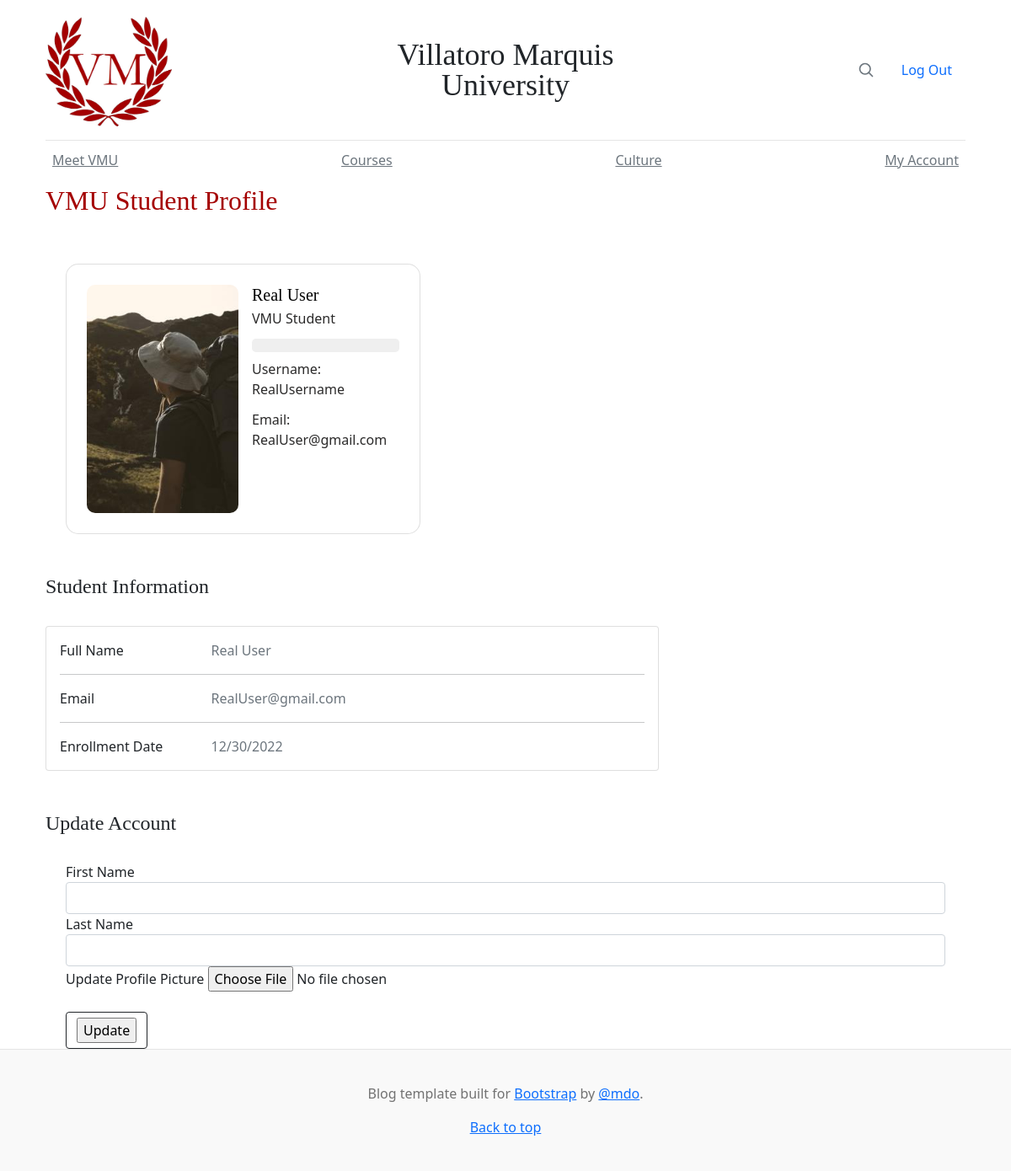
The app's page /studentaccount/ (signed in) with its own data.
### vmuniversity_flask/models.py (models this page shows, shortened)
class User(db.Model, UserMixin):
    id=db.Column(db.Integer, primary_key=True)
    username=db.Column(db.String(20), nullable=False)
    first_name=db.Column(db.String(20), nullable=True)
    last_name=db.Column(db.String(40), nullable=True)
    email=db.Column(db.String(120), unique=True, nullable=False)
    image_file=db.Column(db.String(20), nullable=False, default='default.jpg')
    password=db.Column(db.String(60), nullable=False)
    date_created=db.Column(db.DateTime, default=datetime.utcnow)
    enrolledCourses = db.relationship('Course', secondary = user_course, backref='enrolledStudents')

### vmuniversity_flask/VMUniversity.py (the view, shortened to what this page needs)
@app.route('/studentaccount/', methods =['GET', 'POST'])
def studentaccount():
    form=StudentUpdateForm()
    image_url = url_for('static', filename='profile_pics/'+current_user.image_file)
    return render_template('studentaccount.html', title='MyVMU | Profile ', legend='VMU Student Profile', form=form, image_url=image_url)

### vmuniversity_flask/forms.py
class StudentUpdateForm(FlaskForm):
    first_name = StringField(label='First Name', validators=[Length(min=0, max=40)])
    last_name = StringField(label='Last Name', validators=[Length(min=0, max=40)])
    image = FileField(label='Update Profile Picture', validators=[FileAllowed(['jpg', 'png'])])
    update= SubmitField(label='Update')

### vmuniversity_flask/models.py (called while the page is built)
@login_manager.user_loader
def load_user(user_id):
    return User.query.get(user_id)

### vmuniversity_flask/templates/studentaccount.html (shortened to what this page needs)
{% extends 'index.html' %}
{% block content %}
<h2>{{legend}}</h2>
<div>
<div>
  <div class="container py-5 h-100">
    <div class="row d-flex justify-content-left align-items-center h-100">
      <div class="col col-md-9 col-lg-7 col-xl-5">
        <div class="card" style="border-radius: 15px;">
          <div class="card-body p-4">
            <div class="d-flex text-black">
              <div class="flex-shrink-0">
                <img src="{{image_url}}"
                  alt="Generic placeholder image" class="img-fluid"
                  style="width: 180px; border-radius: 10px;">
              </div>
              <div class="flex-grow-1 ms-3">
                <h5 class="mb-1">{{ current_user.first_name }} {{ current_user.last_name }}</h5>
                <p class="mb-2 pb-1" style="color: #2b2a2a;">VMU Student</p>
                <div class="d-flex justify-content-start rounded-3 p-2 mb-2"
                  style="background-color: #efefef;">
              </div>
              <p class="mb-2 pb-1" style="color: #2b2a2a;">Username: {{current_user.username}}</p>
              <p class="mb-2 pb-1" style="color: #2b2a2a;">Email: {{current_user.email}}</p>
            </div>
          </div>
        </div>
      </div>
    </div>
  </div>
</div>
<h4> Student Information </h4><br>
<div class="col-lg-8">
  <div class="card mb-4">
    <div class="card-body">
      <div class="row">
        <div class="col-sm-3">
          <p class="mb-0">Full Name</p>
        </div>
        <div class="col-sm-9">
          <p class="text-muted mb-0">{{ current_user.first_name }} {{ current_user.last_name }}</p>
        </div>
      </div>
      <hr>
      <div class="row">
        <div class="col-sm-3">
          <p class="mb-0">Email</p>
        </div>
        <div class="col-sm-9">
          <p class="text-muted mb-0">{{ current_user.email }}</p>
        </div>
      </div>
      <hr>
      <div class="row">
        <div class="col-sm-3">
          <p class="mb-0">Enrollment Date</p>
        </div>
        <div class="col-sm-9">
          <p class="text-muted mb-0">{{ current_user.date_created.strftime("%m/%d/%Y") }}</p>
        </div>
      </div>
      </div>
    </div>
  </div>
<br><h4> Update Account </h4><br>
<div class="container">
  <form method="POST" action="" enctype="multipart/form-data">
<fieldset class="form-group">
  <div class="form-group">
    {{form.first_name.label(class="form-control-label")}}
    {%if form.first_name.errors%}
    {{form.first_name(class="form-control form control-lg is-invalid")}}
    {%for error in form.first_name.errors%}
    <span>{{error}}</span>
    {%endfor%}
    {%else%}
    {{form.first_name(class="form-control form control-lg")}}
    {%endif%}
  </div>
  <div class="form-group">
    {{form.last_name.label(class="form-control-label")}}
    {%if form.last_name.errors%}
    {{form.last_name(class="form-control form control-lg is-invalid")}}
    {%for error in form.last_name.errors%}
    <span>{{error}}</span>
    {%endfor%}
    {%else%}
    {{form.last_name(class="form-control form control-lg")}}
    {%endif%}
  </div>
<div class="form-group">
  {{form.image.label()}}
  {{form.image(class="form-control-file")}}
</div>
</fieldset>
<div class="form-group mt-4">
  <button type="button" class="btn btn-outline-dark" data-mdb-ripple-color="dark"
                style="z-index: 1;">
                {{form.update}}
              </button>
</div>
</form>
</div>
{% endblock %}

### vmuniversity_flask/templates/index.html (style rules this page uses)
a, h2 { color: #a40000; }
h1, h2, h3, h4, h5, h6 { font-family: "Playfair Display", Georgia, "Times New Roman", serif; }

### records on screen
User: first_name "Real", last_name "User", username "RealUsername", email "RealUser@gmail.com", date_created "12/30/2022"

### other values on screen
{{ legend }} "VMU Student Profile"
